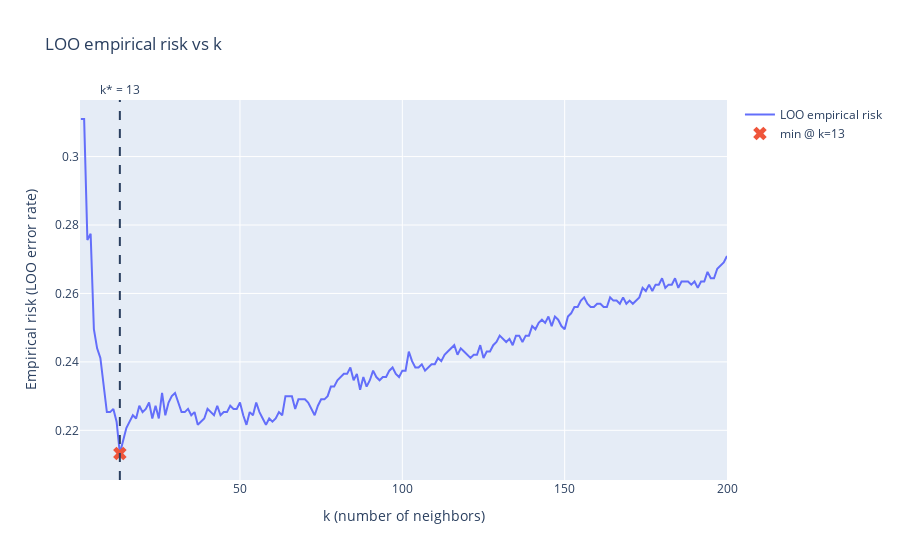

Source (notebook cell):
### Code cell
opt_k, _ = knn_clf.leave_one_out(1, 200, plot=True)

### Figure 1 — Plotly figure (JSON) as saved in the notebook; plotly's stock layout.template omitted (floating-point values rounded to 4 significant figures; data arrays with more than 128 entries replaced by an {"elided": "..."} marker saying what was removed)
{"data": [{"mode": "lines", "name": "LOO empirical risk", "type": "scatter", "x": {"elided": "200 int values"}, "y": {"elided": "200 float values"}}, {"marker": {"size": 12, "symbol": "x"}, "mode": "markers", "name": "min @ k=13", "type": "scatter", "x": [13], "y": [0.2132]}], "layout": {"annotations": [{"showarrow": false, "text": "k* = 13", "x": 13, "xanchor": "center", "xref": "x", "y": 1, "yanchor": "bottom", "yref": "y domain"}], "hovermode": "x unified", "shapes": [{"line": {"dash": "dash"}, "type": "line", "x0": 13, "x1": 13, "xref": "x", "y0": 0, "y1": 1, "yref": "y domain"}], "title": {"text": "LOO empirical risk vs k"}, "xaxis": {"title": {"text": "k (number of neighbors)"}}, "yaxis": {"title": {"text": "Empirical risk (LOO error rate)"}}}}
